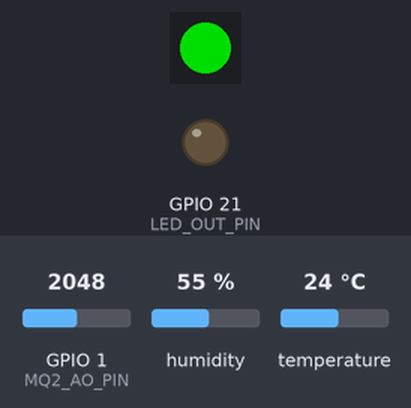
This sketch was run on a simulated ESP32-S3. Parts: 1 RGB LEDs in strip order, left to right, output pins drawn as LEDs (lit = HIGH). Dashed ring = blinking. The test bench sets the inputs (shaded band); at power-on: GPIO 1 (MQ2_AO_PIN) = 2048, humidity 55 %, temperature 24 °C. Dim RGB values are drawn brighter than linear; WiFi joins after 1.5 s; servers stay silent unless stated; no MQTT or app messages arrive unless stated; what the sketch prints to the serial monitor is not drawn.

Above: at 5.2 s.
5.3 s: GPIO 1 (MQ2_AO_PIN) set to 3130
7.2 s: GPIO 1 (MQ2_AO_PIN) set to 3234
At 8.8 s:
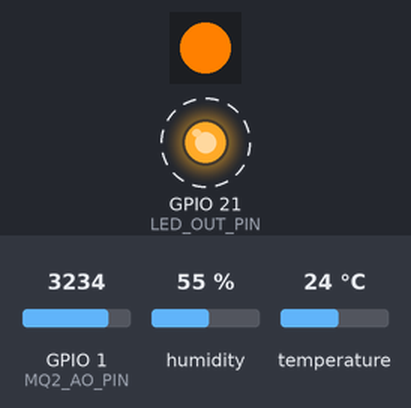
13.5 s: humidity set to 57 %
At 15.8 s:
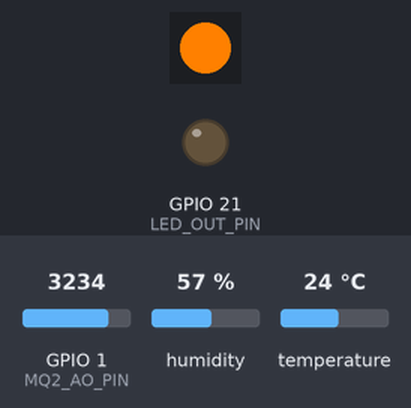
17.5 s: temperature set to 36.6 °C
20.2 s: temperature set to 37.3 °C
At 22.6 s:
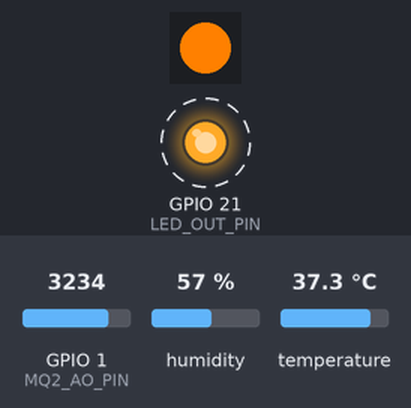
27.7 s: temperature set to 12 °C
At 28.4 s:
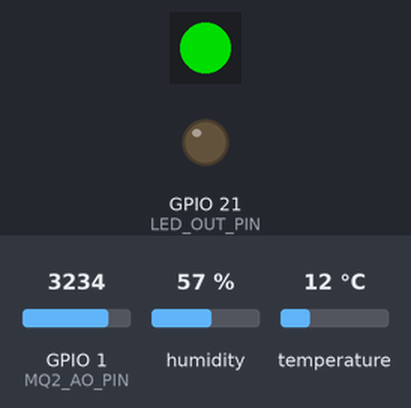
Timing chart, 0 to 30.5 s (numbered marks = the images above; inputs shaded):
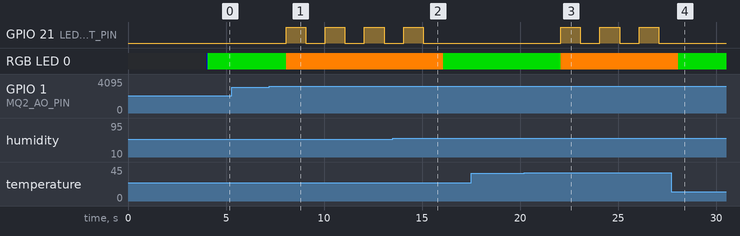

Measured:
- the behaviour switches between 3199 and 3200 on GPIO 1 (MQ2_AO_PIN) (found by bisection; images 0 and 1)
- the behaviour switches between 55 and 56 % on humidity (found by bisection; images 1 and 2)
- the behaviour switches between 36.9 and 37 °C on temperature (found by bisection; images 2 and 3)
- after the input at 5.3 s, every drawn part: stays the same
- after the input at 7.2 s, GPIO 21 (LED_OUT_PIN): alternates HIGH for 1.0 s and LOW for 1.0 s, starting after 0.86 s; RGB LED 0: RGB(0, 150, 0) → RGB(255, 128, 0) after 0.86 s
- after the input at 13.5 s, GPIO 21 (LED_OUT_PIN): goes on until 15.1 s, then stays LOW; RGB LED 0: RGB(255, 128, 0) → RGB(0, 150, 0) after 2.6 s
- after the input at 17.5 s, every drawn part: stays the same
- after the input at 20.2 s, GPIO 21 (LED_OUT_PIN): alternates HIGH for 1.0 s and LOW for 1.0 s, starting after 1.9 s; RGB LED 0: RGB(0, 150, 0) → RGB(255, 128, 0) after 1.9 s
- after the input at 27.7 s, GPIO 21 (LED_OUT_PIN): stays LOW (without the input it goes to HIGH after 0.37 s); RGB LED 0: RGB(255, 128, 0) → RGB(0, 150, 0) after 0.37 s

The sketch:

main.ino
```cpp
#include <WiFi.h>
#include <PubSubClient.h>
#include "DHT.h"
#include <Adafruit_NeoPixel.h>

// ======= CẤU HÌNH WI-FI & MQTT =======
const char* WIFI_SSID = "Le Thanh Vu";
const char* WIFI_PASS = "Nam180504@@";

const char* MQTT_SERVER = "192.168.1.9";  // IP broker (Mosquitto / EMQX)
const int   MQTT_PORT   = 1883;
const char* MQTT_CLIENT_ID = "esp32s3_fire_dht";
const char* TOPIC_DATA  = "esp32s3/data";

WiFiClient espClient;
PubSubClient client(espClient);

// ======= PINS & SENSORS =======
#define LED_OUT_PIN 21
#define DHTPIN 4
#define DHTTYPE DHT22
#define MQ2_AO_PIN 1
#define RGB_PIN 48

Adafruit_NeoPixel rgb(1, RGB_PIN, NEO_GRB + NEO_KHZ800);
DHT dht(DHTPIN, DHTTYPE);

// ======= THỜI GIAN / TẦN SUẤT =======
const unsigned long SENSOR_INTERVAL_MS = 1000;
unsigned long lastSensorMillis = 0;

// ======= NGƯỠNG & TRỌNG SỐ =======
const float TEMP_WARN_THRESHOLD = 37.0;
const float TEMP_DANGER_THRESHOLD = 50.0;

const float HUMI_WARN_THRESHOLD = 55.0;
const float HUMI_DANGER_THRESHOLD = 35.0;

const int MQ2_AO_WARN = 2500;
const int MQ2_AO_DANGER = 3200;

const float TEMP_RISE_WARN_PER_SEC = 2.0;
const float TEMP_RISE_DANGER_PER_SEC = 5.0;

const int LEVEL_WARNING_MIN = 3;
const int LEVEL_DANGER_MIN = 6;

// ======= TRẠNG THÁI =======
float lastTemp = NAN;
unsigned long lastTempMillis = 0;
unsigned long lastMqttReconnectAttempt = 0;
unsigned long mqttReconnectInterval = 2000;

// ==================== HÀM HỖ TRỢ ====================
void setRGB(uint8_t r, uint8_t g, uint8_t b) {
  rgb.setPixelColor(0, rgb.Color(r, g, b));
  rgb.show();
}

void connectWiFi() {
  if (WiFi.status() == WL_CONNECTED) return;
  Serial.printf("🔌 Kết nối WiFi: %s\n", WIFI_SSID);
  WiFi.begin(WIFI_SSID, WIFI_PASS);

  unsigned long start = millis();
  while (WiFi.status() != WL_CONNECTED && millis() - start < 10000) {
    delay(250);
    Serial.print(".");
  }

  if (WiFi.status() == WL_CONNECTED) {
    Serial.println("\n✅ WiFi đã kết nối!");
    Serial.print("🌐 IP: "); Serial.println(WiFi.localIP());
    setRGB(0, 0, 150);
  } else {
    Serial.println("\n⚠️ WiFi thất bại, thử lại sau.");
    setRGB(150, 0, 150);
  }
}

void connectMQTT() {
  if (!WiFi.isConnected()) return;
  if (client.connected()) return;
  if (millis() - lastMqttReconnectAttempt < mqttReconnectInterval) return;

  lastMqttReconnectAttempt = millis();
  Serial.print("🔗 Kết nối MQTT... ");
  if (client.connect(MQTT_CLIENT_ID)) {
    Serial.println("✅ Thành công!");
    mqttReconnectInterval = 2000;
    client.publish(TOPIC_DATA, "{\"status\":\"online\"}");
    setRGB(0, 150, 0);
  } else {
    Serial.printf("❌ MQTT lỗi (%d), thử lại sau %lu ms\n", client.state(), mqttReconnectInterval);
    setRGB(255, 0, 255);
    mqttReconnectInterval = min(mqttReconnectInterval * 2, 60000UL);
  }
}

// ==================== SETUP ====================
void setup() {
  Serial.begin(115200);
  delay(1000);
  Serial.println("\n🚀 ESP32-S3 Fire Detection System (No-DIG)");

  pinMode(LED_OUT_PIN, OUTPUT);
  digitalWrite(LED_OUT_PIN, LOW);

  rgb.begin();
  setRGB(0, 0, 0);

  Serial.println("⏳ Khởi tạo cảm biến DHT22...");
  dht.begin();
  delay(1500);
  Serial.println("✅ DHT22 sẵn sàng!");

  connectWiFi();
  client.setServer(MQTT_SERVER, MQTT_PORT);
  lastTempMillis = millis();
}

// ==================== LOOP ====================
void loop() {
  connectWiFi();
  connectMQTT();
  client.loop();

  unsigned long now = millis();
  if (now - lastSensorMillis < SENSOR_INTERVAL_MS) return;
  lastSensorMillis = now;

  // ==== đọc cảm biến ====
  int smokeLevel = analogRead(MQ2_AO_PIN);
  float h = dht.readHumidity();
  float t = dht.readTemperature();

  if (isnan(t) || isnan(h)) {
    Serial.println("⚠️ Lỗi đọc DHT22, bỏ qua lần này.");
    setRGB(150, 0, 150);
    return;
  }

  // ==== tính điểm nguy cơ ====
  int riskScore = 0;

  if (t >= TEMP_WARN_THRESHOLD && t < TEMP_DANGER_THRESHOLD) riskScore += 1;
  else if (t >= TEMP_DANGER_THRESHOLD) riskScore += 2;

  if (h <= HUMI_WARN_THRESHOLD && h > HUMI_DANGER_THRESHOLD) riskScore += 1;
  else if (h <= HUMI_DANGER_THRESHOLD) riskScore += 2;

  if (smokeLevel >= MQ2_AO_WARN && smokeLevel < MQ2_AO_DANGER) riskScore += 1;
  else if (smokeLevel >= MQ2_AO_DANGER) riskScore += 2;

  if (!isnan(lastTemp)) {
    float deltaT = t - lastTemp;
    float deltaS = (now - lastTempMillis) / 1000.0f;
    if (deltaS > 1 && fabs(deltaT) > 0.2) {
      float risePerSec = deltaT / deltaS;
      if (risePerSec > TEMP_RISE_DANGER_PER_SEC) riskScore += 4;
      else if (risePerSec > TEMP_RISE_WARN_PER_SEC) riskScore += 2;
    }
  }

  lastTemp = t;
  lastTempMillis = now;

  // ==== xác định mức ====
  String level = "safe";
  if (riskScore >= LEVEL_DANGER_MIN) level = "danger";
  else if (riskScore >= LEVEL_WARNING_MIN) level = "warning";

  // ==== LED hiệu ứng ====
  static unsigned long lastBlink = 0;
  static bool blinkState = false;

  if (level == "safe") {
    setRGB(0, 150, 0);
    digitalWrite(LED_OUT_PIN, LOW);
  } else if (level == "warning") {
    setRGB(255, 128, 0);
    if (now - lastBlink >= 800) {
      lastBlink = now;
      blinkState = !blinkState;
      digitalWrite(LED_OUT_PIN, blinkState);
    }
  } else if (level == "danger") {
    if (now - lastBlink >= 200) {
      lastBlink = now;
      blinkState = !blinkState;
      digitalWrite(LED_OUT_PIN, blinkState);
      setRGB(blinkState ? 255 : 0, 0, 0);
    }
  }

  // ==== gửi MQTT ====
  if (client.connected()) {
    char payload[256];
    snprintf(payload, sizeof(payload),
             "{\"temp\":%.2f,\"humi\":%.2f,\"smoke\":%d,"
             "\"risk\":%d,\"level\":\"%s\",\"time_ms\":%lu}",
             t, h, smokeLevel, riskScore, level.c_str(), now);
    client.publish(TOPIC_DATA, payload);
  }

  // ==== log Serial ====
  Serial.printf("🌡️ %.2f°C | 💧 %.2f%% | 🔥 MQ2:%d | 🧮 Điểm:%d | ⚠️ %s\n",
                t, h, smokeLevel, riskScore, level.c_str());
}
```
